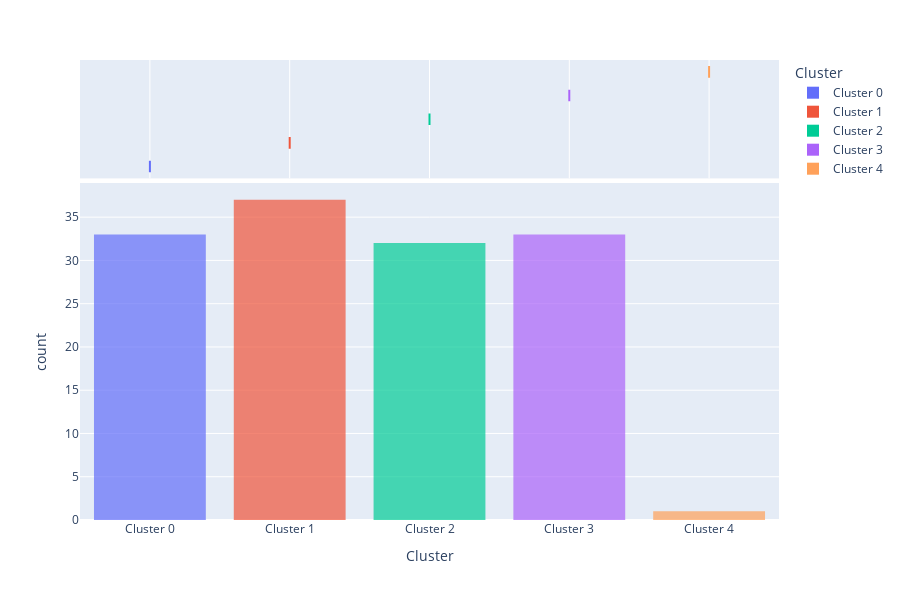

The notebook cell saved with this chart:
### Code cell
plot_model(model_kmeans, plot = 'distribution')

### Figure 1 — Plotly figure (JSON) as saved in the notebook; plotly's stock layout.template omitted (floating-point values rounded to 4 significant figures; data arrays with more than 128 entries replaced by an {"elided": "..."} marker saying what was removed)
{"data": [{"alignmentgroup": "True", "bingroup": "x", "hovertemplate": "Cluster=%{x}<br>count=%{y}<extra></extra>", "legendgroup": "Cluster 0", "marker": {"color": "#636efa", "opacity": 0.7, "pattern": {"shape": ""}}, "name": "Cluster 0", "offsetgroup": "Cluster 0", "orientation": "v", "showlegend": true, "type": "histogram", "x": ["Cluster 0", "Cluster 0", "Cluster 0", "Cluster 0", "Cluster 0", "Cluster 0", "Cluster 0", "Cluster 0", "Cluster 0", "Cluster 0", "Cluster 0", "Cluster 0", "Cluster 0", "Cluster 0", "Cluster 0", "Cluster 0", "Cluster 0", "Cluster 0", "Cluster 0", "Cluster 0", "Cluster 0", "Cluster 0", "Cluster 0", "Cluster 0", "Cluster 0", "Cluster 0", "Cluster 0", "Cluster 0", "Cluster 0", "Cluster 0", "Cluster 0", "Cluster 0", "Cluster 0"], "xaxis": "x", "yaxis": "y"}, {"alignmentgroup": "True", "customdata": {"elided": "33x7 mixed values"}, "hovertemplate": "Cluster=%{x}<br>Codigo distrito=%{customdata[0]}<br>Nombre tipo zona=%{customdata[1]}<br>Nit cliente-sucursal=%{customdata[2]}<br>Recency=%{customdata[3]}<br>Monetary=%{customdata[4]}<br>Frequency=%{customdata[5]}<br>Distrito-Nombretipozona=%{customdata[6]}<extra></extra>", "legendgroup": "Cluster 0", "marker": {"color": "#636efa"}, "name": "Cluster 0", "notched": true, "offsetgroup": "Cluster 0", "showlegend": false, "type": "box", "x": ["Cluster 0", "Cluster 0", "Cluster 0", "Cluster 0", "Cluster 0", "Cluster 0", "Cluster 0", "Cluster 0", "Cluster 0", "Cluster 0", "Cluster 0", "Cluster 0", "Cluster 0", "Cluster 0", "Cluster 0", "Cluster 0", "Cluster 0", "Cluster 0", "Cluster 0", "Cluster 0", "Cluster 0", "Cluster 0", "Cluster 0", "Cluster 0", "Cluster 0", "Cluster 0", "Cluster 0", "Cluster 0", "Cluster 0", "Cluster 0", "Cluster 0", "Cluster 0", "Cluster 0"], "xaxis": "x2", "yaxis": "y2"}, {"alignmentgroup": "True", "bingroup": "x", "hovertemplate": "Cluster=%{x}<br>count=%{y}<extra></extra>", "legendgroup": "Cluster 1", "marker": {"color": "#EF553B", "opacity": 0.7, "pattern": {"shape": ""}}, "name": "Cluster 1", "offsetgroup": "Cluster 1", "orientation": "v", "showlegend": true, "type": "histogram", "x": ["Cluster 1", "Cluster 1", "Cluster 1", "Cluster 1", "Cluster 1", "Cluster 1", "Cluster 1", "Cluster 1", "Cluster 1", "Cluster 1", "Cluster 1", "Cluster 1", "Cluster 1", "Cluster 1", "Cluster 1", "Cluster 1", "Cluster 1", "Cluster 1", "Cluster 1", "Cluster 1", "Cluster 1", "Cluster 1", "Cluster 1", "Cluster 1", "Cluster 1", "Cluster 1", "Cluster 1", "Cluster 1", "Cluster 1", "Cluster 1", "Cluster 1", "Cluster 1", "Cluster 1", "Cluster 1", "Cluster 1", "Cluster 1", "Cluster 1"], "xaxis": "x", "yaxis": "y"}, {"alignmentgroup": "True", "customdata": {"elided": "37x7 mixed values"}, "hovertemplate": "Cluster=%{x}<br>Codigo distrito=%{customdata[0]}<br>Nombre tipo zona=%{customdata[1]}<br>Nit cliente-sucursal=%{customdata[2]}<br>Recency=%{customdata[3]}<br>Monetary=%{customdata[4]}<br>Frequency=%{customdata[5]}<br>Distrito-Nombretipozona=%{customdata[6]}<extra></extra>", "legendgroup": "Cluster 1", "marker": {"color": "#EF553B"}, "name": "Cluster 1", "notched": true, "offsetgroup": "Cluster 1", "showlegend": false, "type": "box", "x": ["Cluster 1", "Cluster 1", "Cluster 1", "Cluster 1", "Cluster 1", "Cluster 1", "Cluster 1", "Cluster 1", "Cluster 1", "Cluster 1", "Cluster 1", "Cluster 1", "Cluster 1", "Cluster 1", "Cluster 1", "Cluster 1", "Cluster 1", "Cluster 1", "Cluster 1", "Cluster 1", "Cluster 1", "Cluster 1", "Cluster 1", "Cluster 1", "Cluster 1", "Cluster 1", "Cluster 1", "Cluster 1", "Cluster 1", "Cluster 1", "Cluster 1", "Cluster 1", "Cluster 1", "Cluster 1", "Cluster 1", "Cluster 1", "Cluster 1"], "xaxis": "x2", "yaxis": "y2"}, {"alignmentgroup": "True", "bingroup": "x", "hovertemplate": "Cluster=%{x}<br>count=%{y}<extra></extra>", "legendgroup": "Cluster 2", "marker": {"color": "#00cc96", "opacity": 0.7, "pattern": {"shape": ""}}, "name": "Cluster 2", "offsetgroup": "Cluster 2", "orientation": "v", "showlegend": true, "type": "histogram", "x": ["Cluster 2", "Cluster 2", "Cluster 2", "Cluster 2", "Cluster 2", "Cluster 2", "Cluster 2", "Cluster 2", "Cluster 2", "Cluster 2", "Cluster 2", "Cluster 2", "Cluster 2", "Cluster 2", "Cluster 2", "Cluster 2", "Cluster 2", "Cluster 2", "Cluster 2", "Cluster 2", "Cluster 2", "Cluster 2", "Cluster 2", "Cluster 2", "Cluster 2", "Cluster 2", "Cluster 2", "Cluster 2", "Cluster 2", "Cluster 2", "Cluster 2", "Cluster 2"], "xaxis": "x", "yaxis": "y"}, {"alignmentgroup": "True", "customdata": {"elided": "32x7 mixed values"}, "hovertemplate": "Cluster=%{x}<br>Codigo distrito=%{customdata[0]}<br>Nombre tipo zona=%{customdata[1]}<br>Nit cliente-sucursal=%{customdata[2]}<br>Recency=%{customdata[3]}<br>Monetary=%{customdata[4]}<br>Frequency=%{customdata[5]}<br>Distrito-Nombretipozona=%{customdata[6]}<extra></extra>", "legendgroup": "Cluster 2", "marker": {"color": "#00cc96"}, "name": "Cluster 2", "notched": true, "offsetgroup": "Cluster 2", "showlegend": false, "type": "box", "x": ["Cluster 2", "Cluster 2", "Cluster 2", "Cluster 2", "Cluster 2", "Cluster 2", "Cluster 2", "Cluster 2", "Cluster 2", "Cluster 2", "Cluster 2", "Cluster 2", "Cluster 2", "Cluster 2", "Cluster 2", "Cluster 2", "Cluster 2", "Cluster 2", "Cluster 2", "Cluster 2", "Cluster 2", "Cluster 2", "Cluster 2", "Cluster 2", "Cluster 2", "Cluster 2", "Cluster 2", "Cluster 2", "Cluster 2", "Cluster 2", "Cluster 2", "Cluster 2"], "xaxis": "x2", "yaxis": "y2"}, {"alignmentgroup": "True", "bingroup": "x", "hovertemplate": "Cluster=%{x}<br>count=%{y}<extra></extra>", "legendgroup": "Cluster 3", "marker": {"color": "#ab63fa", "opacity": 0.7, "pattern": {"shape": ""}}, "name": "Cluster 3", "offsetgroup": "Cluster 3", "orientation": "v", "showlegend": true, "type": "histogram", "x": ["Cluster 3", "Cluster 3", "Cluster 3", "Cluster 3", "Cluster 3", "Cluster 3", "Cluster 3", "Cluster 3", "Cluster 3", "Cluster 3", "Cluster 3", "Cluster 3", "Cluster 3", "Cluster 3", "Cluster 3", "Cluster 3", "Cluster 3", "Cluster 3", "Cluster 3", "Cluster 3", "Cluster 3", "Cluster 3", "Cluster 3", "Cluster 3", "Cluster 3", "Cluster 3", "Cluster 3", "Cluster 3", "Cluster 3", "Cluster 3", "Cluster 3", "Cluster 3", "Cluster 3"], "xaxis": "x", "yaxis": "y"}, {"alignmentgroup": "True", "customdata": {"elided": "33x7 mixed values"}, "hovertemplate": "Cluster=%{x}<br>Codigo distrito=%{customdata[0]}<br>Nombre tipo zona=%{customdata[1]}<br>Nit cliente-sucursal=%{customdata[2]}<br>Recency=%{customdata[3]}<br>Monetary=%{customdata[4]}<br>Frequency=%{customdata[5]}<br>Distrito-Nombretipozona=%{customdata[6]}<extra></extra>", "legendgroup": "Cluster 3", "marker": {"color": "#ab63fa"}, "name": "Cluster 3", "notched": true, "offsetgroup": "Cluster 3", "showlegend": false, "type": "box", "x": ["Cluster 3", "Cluster 3", "Cluster 3", "Cluster 3", "Cluster 3", "Cluster 3", "Cluster 3", "Cluster 3", "Cluster 3", "Cluster 3", "Cluster 3", "Cluster 3", "Cluster 3", "Cluster 3", "Cluster 3", "Cluster 3", "Cluster 3", "Cluster 3", "Cluster 3", "Cluster 3", "Cluster 3", "Cluster 3", "Cluster 3", "Cluster 3", "Cluster 3", "Cluster 3", "Cluster 3", "Cluster 3", "Cluster 3", "Cluster 3", "Cluster 3", "Cluster 3", "Cluster 3"], "xaxis": "x2", "yaxis": "y2"}, {"alignmentgroup": "True", "bingroup": "x", "hovertemplate": "Cluster=%{x}<br>count=%{y}<extra></extra>", "legendgroup": "Cluster 4", "marker": {"color": "#FFA15A", "opacity": 0.7, "pattern": {"shape": ""}}, "name": "Cluster 4", "offsetgroup": "Cluster 4", "orientation": "v", "showlegend": true, "type": "histogram", "x": ["Cluster 4"], "xaxis": "x", "yaxis": "y"}, {"alignmentgroup": "True", "customdata": [[90, "Mayorista", "809011022-1", 24, 24, 24, "90-Mayorista"]], "hovertemplate": "Cluster=%{x}<br>Codigo distrito=%{customdata[0]}<br>Nombre tipo zona=%{customdata[1]}<br>Nit cliente-sucursal=%{customdata[2]}<br>Recency=%{customdata[3]}<br>Monetary=%{customdata[4]}<br>Frequency=%{customdata[5]}<br>Distrito-Nombretipozona=%{customdata[6]}<extra></extra>", "legendgroup": "Cluster 4", "marker": {"color": "#FFA15A"}, "name": "Cluster 4", "notched": true, "offsetgroup": "Cluster 4", "showlegend": false, "type": "box", "x": ["Cluster 4"], "xaxis": "x2", "yaxis": "y2"}], "layout": {"barmode": "relative", "height": 600, "legend": {"title": {"text": "Cluster"}, "tracegroupgap": 0}, "margin": {"t": 60}, "xaxis": {"anchor": "y", "categoryarray": ["Cluster 0", "Cluster 1", "Cluster 2", "Cluster 3", "Cluster 4"], "categoryorder": "array", "domain": [0, 1], "title": {"text": "Cluster"}}, "xaxis2": {"anchor": "y2", "domain": [0, 1], "matches": "x", "showgrid": true, "showticklabels": false}, "yaxis": {"anchor": "x", "domain": [0, 0.7326], "title": {"text": "count"}}, "yaxis2": {"anchor": "x2", "domain": [0.7426, 1], "matches": "y2", "showgrid": false, "showline": false, "showticklabels": false, "ticks": ""}}}
